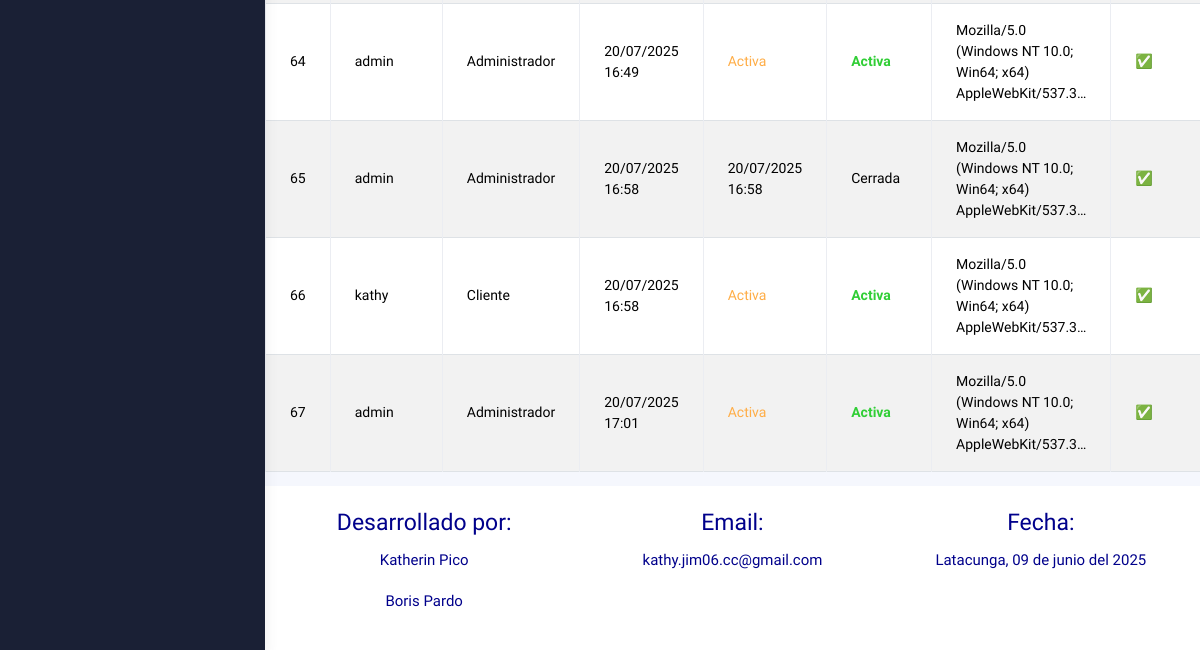
The app's page /administrador/sesiones/ (signed in, lower part), older data.
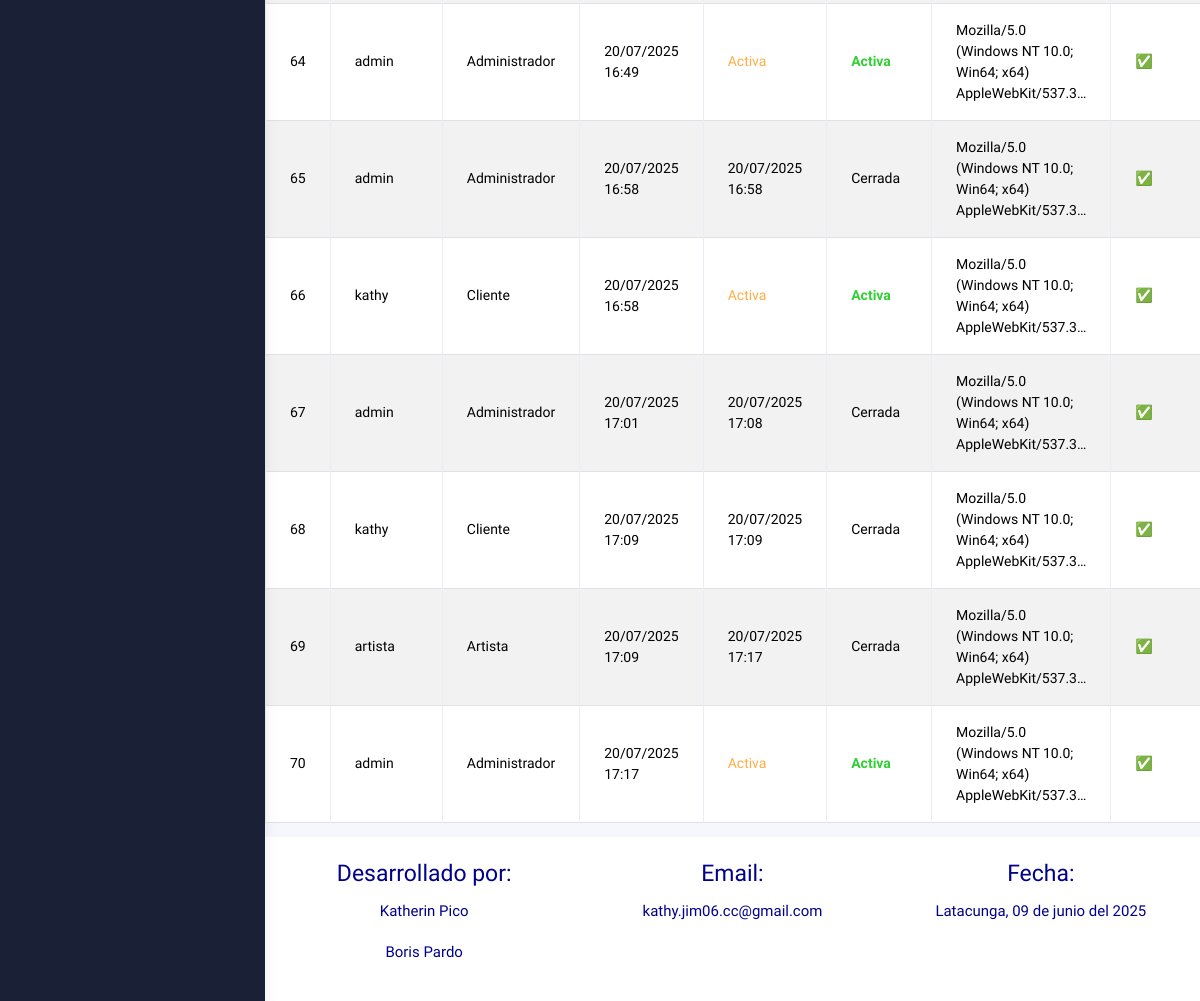
The same page, newer data.
### Aplicaciones/gestionContratos/models.py (models this page shows, shortened)
class RegistroSesion(models.Model):
    usuario = models.ForeignKey(Usuario, on_delete=models.CASCADE)
    fecha_login = models.DateTimeField(auto_now_add=True)
    fecha_logout = models.DateTimeField(null=True, blank=True)
    user_agent = models.CharField(max_length=255, null=True, blank=True)
    exitoso = models.BooleanField(default=True)  # Por si quieres registrar intentos fallidos
    class Meta:
        ordering = ['-fecha_login']

class Usuario(AbstractUser):
    telefono = models.CharField(max_length=10)
    direccion = models.TextField()
    rol = models.CharField(max_length=20, choices=ROL_CHOICES, default='Cliente')
    verificado = models.BooleanField(default=False)
    bloqueado = models.BooleanField(default=False)
    foto_perfil = models.ImageField(upload_to='usuarios/perfil/', null=True, blank=True)
    portafolio_pdf = models.FileField(upload_to='usuarios/portafolios/', null=True, blank=True)
    facebook_url = models.URLField(max_length=200, null=True, blank=True)
    x_url = models.URLField("X (Twitter)", max_length=200, null=True, blank=True)
    web_url = models.URLField("Página web", max_length=200, null=True, blank=True)
    groups = models.ManyToManyField(
        Group,
        related_name='usuarios',
        blank=True,
        help_text='Grupos a los que pertenece el usuario.',
        verbose_name='grupos',
    )
    user_permissions = models.ManyToManyField(
        Permission,
        related_name='usuarios_permisos',
        blank=True,
        help_text='Permisos específicos para el usuario.',
        verbose_name='permisos de usuario',
    )

### Aplicaciones/gestionContratos/views.py (the view)
# urls.py: path('administrador/sesiones/', views.listar_registros_sesion, name='listar_registros_sesion'),
def listar_registros_sesion(request):
    usuario_id = request.session.get('usuario_id')
    if not usuario_id:
        return redirect('login')
    usuario = Usuario.objects.get(id=usuario_id)
    if usuario.rol != 'Administrador':
        messages.error(request, "No tienes permisos para acceder a esta sección.")
        return redirect('login')
    registros = RegistroSesion.objects.select_related('usuario').order_by('id')
    return render(request, 'administrador/sesiones/lista_sesiones.html', {
        'registros': registros
    })

### Aplicaciones/gestionContratos/templates/administrador/sesiones/lista_sesiones.html (shortened to what this page needs)
{% extends 'administrador/plantilla.html' %}
{% load static %}
{% block contenido %}
<div class="container mt-5">
    <div class="table-responsive">
        <table class="table table-bordered table-striped table-hover">
            <tbody>
                {% for r in registros %}
                <tr>
                    <td>{{ forloop.counter }}</td>
                    <td>{{ r.usuario.username }}</td>
                    <td>{{ r.usuario.rol }}</td>
                    <td>{{ r.fecha_login|date:"d/m/Y H:i" }}</td>
                    <td>
                        {% if r.fecha_logout %}
                            {{ r.fecha_logout|date:"d/m/Y H:i" }}
                        {% else %}
                            <span class="text-warning">Activa</span>
                        {% endif %}
                    </td>
                    <td>
                        {% if r.fecha_logout %}
                            Cerrada
                        {% else %}
                            <strong class="text-success">Activa</strong>
                        {% endif %}
                    </td>
                    <td>{{ r.user_agent|truncatechars:60 }}</td>
                    <td>
                        {% if r.exitoso %}
                            ✅
                        {% else %}
                            ❌
                        {% endif %}
                    </td>
                </tr>
                {% empty %}
                <tr>
                    <td colspan="8" class="text-center">No hay registros de sesión aún.</td>
                </tr>
                {% endfor %}
            </tbody>
        </table>
    </div>
</div>
{% endblock %}

### Aplicaciones/gestionContratos/templates/administrador/plantilla.html (shortened to what this page needs)
{% load static %}
<!DOCTYPE html>
<html lang="es">
  <head>
    <link href="https://cdn.jsdelivr.net/npm/bootstrap@5.3.3/dist/css/bootstrap.min.css" rel="stylesheet">
    <link rel="stylesheet" href="https://cdn.datatables.net/1.13.6/css/jquery.dataTables.min.css">
    <link rel="stylesheet" href="https://cdn.datatables.net/buttons/2.4.2/css/buttons.dataTables.min.css">
    <link rel="stylesheet" href="https://cdnjs.cloudflare.com/ajax/libs/bootstrap-fileinput/5.5.4/css/fileinput.min.css" />
    <link rel="stylesheet" href="https://cdnjs.cloudflare.com/ajax/libs/bootstrap/5.3.3/css/bootstrap.min.css" />
    <link rel="stylesheet" href="https://cdnjs.cloudflare.com/ajax/libs/font-awesome/6.7.2/css/all.min.css" />
    <link href="https://cdn.jsdelivr.net/npm/bootstrap@5.3.3/dist/css/bootstrap.min.css" rel="stylesheet">
    <link rel="stylesheet" href="https://cdn.jsdelivr.net/npm/bootstrap-icons@1.10.5/font/bootstrap-icons.css">
    <link rel="stylesheet" href="{% static 'plantilla/kaiadmin/assets/css/bootstrap.min.css' %}" />
    <link rel="stylesheet" href="{% static 'plantilla/kaiadmin/assets/css/plugins.min.css' %}" />
    <link rel="stylesheet" href="{% static 'plantilla/kaiadmin/assets/css/kaiadmin.min.css' %}" />
    <link rel="stylesheet" href="{% static 'plantilla/kaiadmin/assets/css/demo.css' %}" />
  </head>
  <body>
    <div class="wrapper">
      <div class="sidebar" data-background-color="dark">
        <div class="sidebar-wrapper scrollbar scrollbar-inner">
        </div>
      </div>
      <div class="main-panel">
    {% block contenido %}
    {% endblock %}
        <footer>
          <div class="row" style="padding: 20px; color:darkblue; background-color:white;">
            <div class="col-md-4 ">
              <h3 class="text-center">Desarrollado por:</h3>
              <p class="text-center">Katherin Pico</p>
              <p class="text-center">Boris Pardo</p>
            </div>
            <div class="col-md-4 ">
              <h3 class="text-center">Email:</h3>
              <p class="text-center">kathy.jim06.cc@gmail.com</p>
            </div>
            <div class="col-md-4 ">
              <h3 class="text-center">Fecha:</h3>
              <p class="text-center">Latacunga, 09 de junio del 2025</p>
            </div>
          </div>
        </footer>
  </body>
</html>

Row changes from the older to the newer data that the page shows:
changed RegistroSesion (number 4 of 7 on the later page): fecha_logout (not shown) → "20/07/2025 17:08"; fecha_logout "Activa Activa" → "Cerrada"
added RegistroSesion: usuario.username "kathy", usuario.rol "Cliente", fecha_login "20/07/2025 17:09", fecha_logout "20/07/2025 17:09", shows "Cerrada", user_agent "Mozilla/5.0 (Windows NT 10.0; Win64; x64) AppleWebKit/537.3…"
added RegistroSesion: usuario.username "artista", usuario.rol "Artista", fecha_login "20/07/2025 17:09", fecha_logout "20/07/2025 17:17", shows "Cerrada", user_agent "Mozilla/5.0 (Windows NT 10.0; Win64; x64) AppleWebKit/537.3…"
added RegistroSesion: usuario.username "admin", usuario.rol "Administrador", fecha_login "20/07/2025 17:17", shows "Activa", user_agent "Mozilla/5.0 (Windows NT 10.0; Win64; x64) AppleWebKit/537.3…"
